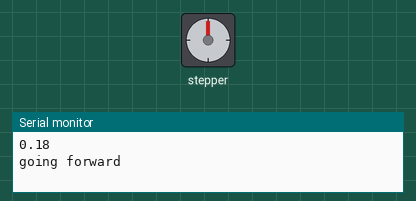
Simulated run of this sketch. Board: Arduino Uno, built with avr-gcc and run on an emulated ATmega328P. On the bench: stepper motor, the last lines printed to the serial monitor. Stepper angles assume 2048 steps per turn.

Above: at 0.05 s.
At 0.15 s:
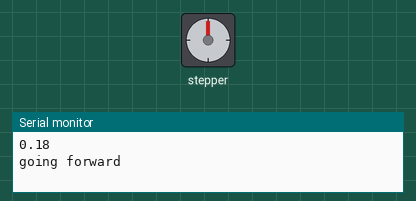
At 0.3 s:
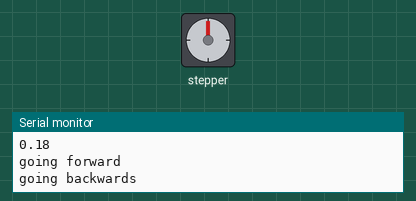
Timing chart, 0 to 3.0 s (numbered marks = the images above):
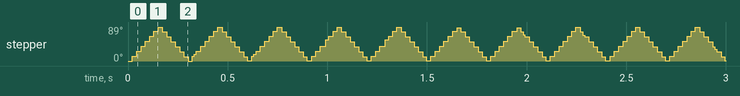

The sketch:

set_stepper.ino
```cpp
/*
 * Driver -> Arduino
 *
 *  IN1   -> D8
 *  IN2   -> D9
 *  IN3   -> D10
 *  IN4   -> D11
 *
 *  GND   -> GND
 *  VCC   -> 5V
 */


#include <Stepper.h>
const float stepsPerRevolution = 2048;  // change this to fit the number of steps per revolution of your stepper
const float degPerStep = 360 / stepsPerRevolution ; // for a stepper CX28BYJ48 step per revolution should be 64 eg 1 step == 5.625 deg
Stepper myStepper(stepsPerRevolution, 8, 10, 9, 11); // initialize the stepper library on pins 8 through 11 from in1 to in4

int stepCount = 0;


void setup() {
 Serial.begin(9600);
 Serial.println(degPerStep);
}

void loop() {

  //For better control, keep the speed high and only go a few steps with each call to step().
  myStepper.setSpeed(200 );

  Serial.println("going forward");
  for (float i = 0 ; i < 90 ; i += degPerStep){
    myStepper.step(1);
  }

  Serial.println("going backwards");
  for (float i = 0 ; i < 90 ; i += degPerStep){
    myStepper.step(-1);
  }

}
```

Measured:
- by itself, stepper: turns 89° clockwise in 0.13 s, then 89° counter-clockwise in 0.13 s, repeating every 0.30 s
